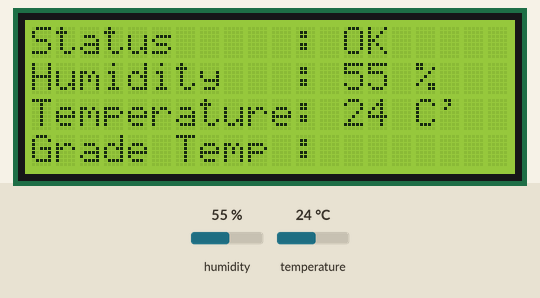
Simulated run of this sketch. Board: ESP8266 (NodeMCU). Shown: 20×4 character LCD. Inputs (shaded band) come from the test bench; at power-on: temperature 24 °C, humidity 55 %. What the sketch prints to the serial monitor is not drawn.

Above: at 3.7 s.
3.8 s: temperature set to 12 °C
At 7.1 s:
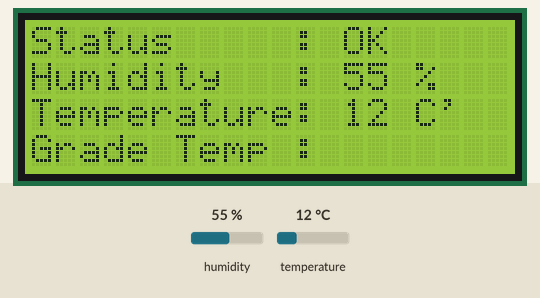
8.1 s: humidity set to 22 %
At 10.3 s:
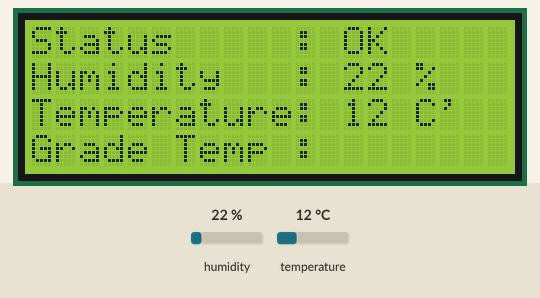
12.4 s: temperature set to 19 °C
16.7 s: humidity set to 40 %
At 18.6 s:
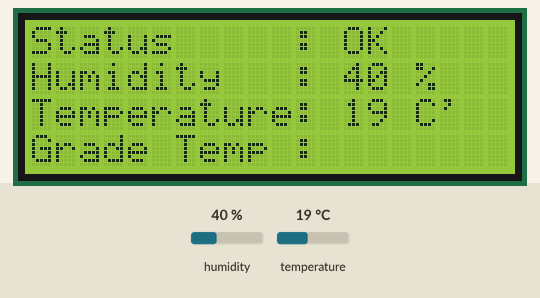
Timing chart, 0 to 20.1 s (numbered marks = the images above; inputs shaded):
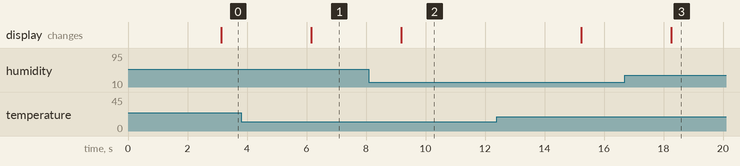

The sketch:

temp.ino
```cpp
#include <DHT.h>
#include <Wire.h>
#include <LiquidCrystal_I2C.h>

LiquidCrystal_I2C lcd(0x3F, 2, 1, 0, 4, 5, 6, 7, 3, POSITIVE);
DHT dht;


void setup()
{
  Serial.begin(9600);
  lcd.begin(20, 4);
  lcd.setCursor(0,0);
  lcd.print("Status     :");
  lcd.setCursor(0,1);
  lcd.print("Humidity   :");
  lcd.setCursor(0,2);
  lcd.print("Temperature:");
  lcd.setCursor(0,3);
  lcd.print("Grade Temp :");


  dht.setup(D2); // data pin 2
}

void loop()
{
  delay(dht.getMinimumSamplingPeriod());

  int humidity = dht.getHumidity(); // ดึงค่าความชื้น
  int temperature = dht.getTemperature(); // ดึงค่าอุณหภูมิ
  String grade;

  if(temperature >= 70)
  {
     lcd.setCursor(13,3);
     lcd.print("      ");
     delay(1000);
     grade = "Heat";
  }
  else if(temperature >= 50)
  {
     lcd.setCursor(13,3);
     lcd.print("      ");
     delay(1000);
     grade = "High";
  }
  else if(temperature >= 40)
  {
     lcd.setCursor(13,3);
     lcd.print("      ");
     delay(1000);
     grade = "Medium";
  }
  else if(temperature >= 1)
  {
     lcd.setCursor(13,3);
     lcd.print("      ");
     delay(1000);
     grade = "Low";
  }


  lcd.setCursor(13,0);
  lcd.print(dht.getStatusString());
  lcd.setCursor(13,1);
  lcd.print(humidity);
  lcd.setCursor(16,1);
  lcd.print("%");
  lcd.setCursor(13,2);
  lcd.print(temperature);
  lcd.setCursor(16,2);
  lcd.print("C'");
  //lcd.setCursor(13,3);
  //lcd.print(grade);
  Serial.println(temperature);


}
```

Measured:
- after the input at 3.8 s, the display: changes after 2.4 s (image 1)
- after the input at 8.1 s, the display: changes after 1.1 s (image 2)
- after the input at 16.7 s, the display: changes after 1.6 s (image 3)
